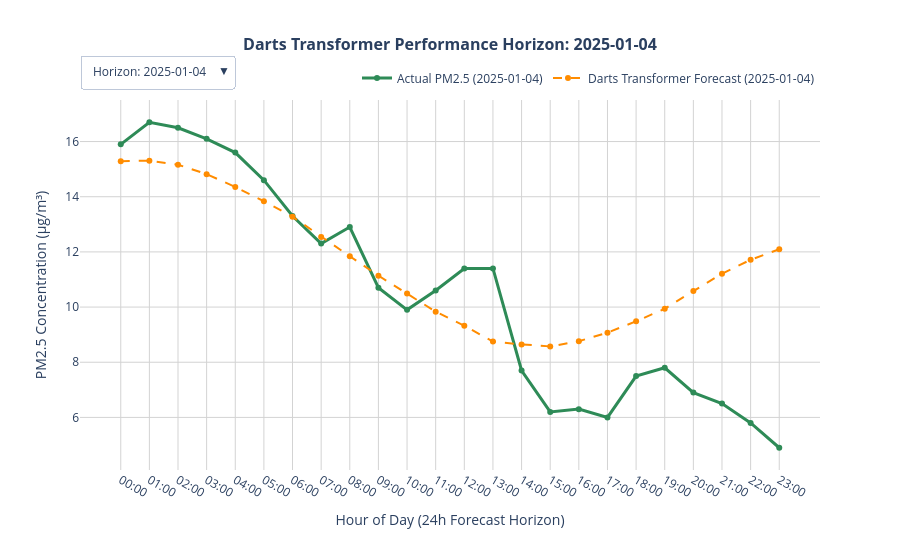

The code cell stored with this chart in its notebook:
### Code cell
import plotly.graph_objects as go

sample_indices = [0, 50, 100, 150, 200, 250, 300, 350, 400, 450, 500, 550, 600]
num_samples = len(sample_indices)

fig_darts = go.Figure()
buttons_darts = []

for idx, sample_idx in enumerate(sample_indices):
    # FIXED: Extract the single TimeSeries chunk directly from the list instead of sub-slicing
    target_chunk = true_targets[sample_idx]
    forecast_chunk = true_forecasts[sample_idx]
    
    # Extract univariate numpy arrays out of the single TimeSeries object
    true_actual_darts = target_chunk.univariate_values()
    true_pred_darts = forecast_chunk.univariate_values()
    
    # Extract the timestamps from the chunk
    window_timestamps_darts = target_chunk.time_index
    time_labels_darts = [str(t).split()[1][:5] for t in window_timestamps_darts]
    date_str_darts = str(window_timestamps_darts[0]).split()[0]
    
    fig_darts.add_trace(go.Scatter(
        x=time_labels_darts, y=true_actual_darts, mode='lines+markers',
        name=f'Actual PM2.5 ({date_str_darts})', line=dict(color='seagreen', width=3),
        visible=(idx == 0)
    ))
    fig_darts.add_trace(go.Scatter(
        x=time_labels_darts, y=true_pred_darts, mode='lines+markers',
        name=f'Darts Transformer Forecast ({date_str_darts})', line=dict(color='darkorange', width=2, dash='dash'),
        visible=(idx == 0)
    ))
    
    visibility_mask_darts = [False] * (num_samples * 2)
    visibility_mask_darts[idx * 2] = True
    visibility_mask_darts[idx * 2 + 1] = True
    
    buttons_darts.append(dict(
        label=f"Horizon: {date_str_darts}", method="update",
        args=[{"visible": visibility_mask_darts}, {"title": f"<b>Darts Transformer Performance Horizon: {date_str_darts}</b>"}]
    ))

# FIXED: Extract the date string safely from the first time series element in the list
initial_date_darts = str(true_targets[0].time_index[0]).split()[0]

fig_darts.update_layout(
    title=dict(text=f'<b>Darts Transformer Performance Horizon: {initial_date_darts}</b>', x=0.5, font=dict(size=16)),
    updatemenus=[dict(buttons=buttons_darts, direction="down", pad={"r": 10, "t": 10}, showactive=True, x=0.0, xanchor="left", y=1.15, yanchor="top")],
    xaxis=dict(title='Hour of Day (24h Forecast Horizon)', showgrid=True, gridcolor='lightgray'),
    yaxis=dict(title='PM2.5 Concentration (μg/m³)', showgrid=True, gridcolor='lightgray'),
    template='plotly_white', hovermode='x unified', height=550, width=900,
    legend=dict(orientation="h", yanchor="bottom", y=1.02, xanchor="right", x=1)
)

fig_darts.show()

### Figure 1 — Plotly figure (JSON) as saved in the notebook; plotly's stock layout.template omitted (floating-point values rounded to 4 significant figures)
{"data": [{"line": {"color": "seagreen", "width": 3}, "mode": "lines+markers", "name": "Actual PM2.5 (2025-01-04)", "type": "scatter", "visible": true, "x": ["00:00", "01:00", "02:00", "03:00", "04:00", "05:00", "06:00", "07:00", "08:00", "09:00", "10:00", "11:00", "12:00", "13:00", "14:00", "15:00", "16:00", "17:00", "18:00", "19:00", "20:00", "21:00", "22:00", "23:00"], "y": [15.9, 16.7, 16.5, 16.1, 15.6, 14.6, 13.3, 12.3, 12.9, 10.7, 9.9, 10.6, 11.4, 11.4, 7.7, 6.2, 6.3, 6.0, 7.5, 7.8, 6.9, 6.5, 5.8, 4.9]}, {"line": {"color": "darkorange", "dash": "dash", "width": 2}, "mode": "lines+markers", "name": "Darts Transformer Forecast (2025-01-04)", "type": "scatter", "visible": true, "x": ["00:00", "01:00", "02:00", "03:00", "04:00", "05:00", "06:00", "07:00", "08:00", "09:00", "10:00", "11:00", "12:00", "13:00", "14:00", "15:00", "16:00", "17:00", "18:00", "19:00", "20:00", "21:00", "22:00", "23:00"], "y": [15.29, 15.31, 15.16, 14.82, 14.36, 13.84, 13.27, 12.54, 11.84, 11.14, 10.49, 9.834, 9.322, 8.75, 8.646, 8.574, 8.762, 9.073, 9.484, 9.938, 10.58, 11.21, 11.71, 12.1]}, {"line": {"color": "seagreen", "width": 3}, "mode": "lines+markers", "name": "Actual PM2.5 (2025-01-06)", "type": "scatter", "visible": false, "x": ["02:00", "03:00", "04:00", "05:00", "06:00", "07:00", "08:00", "09:00", "10:00", "11:00", "12:00", "13:00", "14:00", "15:00", "16:00", "17:00", "18:00", "19:00", "20:00", "21:00", "22:00", "23:00", "00:00", "01:00"], "y": [3.1, 2.8, 1.7, 1.2, 1.1, 1.1, 1.1, 1.3, 1.6, 1.8, 1.8, 2.3, 2.3, 2.1, 2.1, 2.2, 2.9, 3.4, 3.5, 3.3, 3.0, 2.7, 2.4, 2.3]}, {"line": {"color": "darkorange", "dash": "dash", "width": 2}, "mode": "lines+markers", "name": "Darts Transformer Forecast (2025-01-06)", "type": "scatter", "visible": false, "x": ["02:00", "03:00", "04:00", "05:00", "06:00", "07:00", "08:00", "09:00", "10:00", "11:00", "12:00", "13:00", "14:00", "15:00", "16:00", "17:00", "18:00", "19:00", "20:00", "21:00", "22:00", "23:00", "00:00", "01:00"], "y": [3.919, 4.048, 4.211, 4.368, 4.487, 4.454, 4.467, 4.388, 4.342, 4.243, 4.118, 3.955, 3.848, 3.733, 3.802, 3.864, 4.042, 4.291, 4.471, 4.642, 4.796, 5.04, 5.254, 5.454]}, {"line": {"color": "seagreen", "width": 3}, "mode": "lines+markers", "name": "Actual PM2.5 (2025-01-08)", "type": "scatter", "visible": false, "x": ["04:00", "05:00", "06:00", "07:00", "08:00", "09:00", "10:00", "11:00", "12:00", "13:00", "14:00", "15:00", "16:00", "17:00", "18:00", "19:00", "20:00", "21:00", "22:00", "23:00", "00:00", "01:00", "02:00", "03:00"], "y": [6.0, 6.3, 6.2, 6.9, 8.5, 10.0, 9.9, 9.3, 7.7, 6.8, 6.8, 7.1, 8.1, 9.5, 11.0, 12.6, 13.3, 12.9, 13.6, 13.8, 13.5, 12.8, 14.0, 14.5]}, {"line": {"color": "darkorange", "dash": "dash", "width": 2}, "mode": "lines+markers", "name": "Darts Transformer Forecast (2025-01-08)", "type": "scatter", "visible": false, "x": ["04:00", "05:00", "06:00", "07:00", "08:00", "09:00", "10:00", "11:00", "12:00", "13:00", "14:00", "15:00", "16:00", "17:00", "18:00", "19:00", "20:00", "21:00", "22:00", "23:00", "00:00", "01:00", "02:00", "03:00"], "y": [5.675, 5.727, 5.784, 5.816, 5.8, 5.658, 5.578, 5.408, 5.296, 5.147, 4.986, 4.804, 4.691, 4.555, 4.645, 4.72, 4.925, 5.198, 5.422, 5.631, 5.851, 6.126, 6.353, 6.534]}, {"line": {"color": "seagreen", "width": 3}, "mode": "lines+markers", "name": "Actual PM2.5 (2025-01-10)", "type": "scatter", "visible": false, "x": ["06:00", "07:00", "08:00", "09:00", "10:00", "11:00", "12:00", "13:00", "14:00", "15:00", "16:00", "17:00", "18:00", "19:00", "20:00", "21:00", "22:00", "23:00", "00:00", "01:00", "02:00", "03:00", "04:00", "05:00"], "y": [12.1, 11.3, 10.4, 10.9, 11.2, 11.1, 11.3, 12.0, 12.3, 12.0, 11.5, 12.3, 14.2, 15.3, 19.2, 21.7, 22.1, 23.7, 22.8, 21.3, 21.5, 19.8, 18.8, 18.3]}, {"line": {"color": "darkorange", "dash": "dash", "width": 2}, "mode": "lines+markers", "name": "Darts Transformer Forecast (2025-01-10)", "type": "scatter", "visible": false, "x": ["06:00", "07:00", "08:00", "09:00", "10:00", "11:00", "12:00", "13:00", "14:00", "15:00", "16:00", "17:00", "18:00", "19:00", "20:00", "21:00", "22:00", "23:00", "00:00", "01:00", "02:00", "03:00", "04:00", "05:00"], "y": [13.43, 12.87, 12.31, 11.68, 11.08, 10.55, 10.15, 9.789, 9.613, 9.536, 9.49, 9.491, 9.646, 9.753, 10.18, 10.53, 10.98, 11.37, 11.74, 11.93, 12.18, 12.27, 12.21, 11.95]}, {"line": {"color": "seagreen", "width": 3}, "mode": "lines+markers", "name": "Actual PM2.5 (2025-01-12)", "type": "scatter", "visible": false, "x": ["08:00", "09:00", "10:00", "11:00", "12:00", "13:00", "14:00", "15:00", "16:00", "17:00", "18:00", "19:00", "20:00", "21:00", "22:00", "23:00", "00:00", "01:00", "02:00", "03:00", "04:00", "05:00", "06:00", "07:00"], "y": [16.1, 15.0, 13.3, 10.2, 9.1, 8.7, 7.6, 6.8, 6.9, 7.3, 7.8, 7.9, 8.3, 8.5, 8.1, 7.3, 6.7, 5.9, 6.0, 5.8, 5.8, 6.1, 6.3, 6.0]}, {"line": {"color": "darkorange", "dash": "dash", "width": 2}, "mode": "lines+markers", "name": "Darts Transformer Forecast (2025-01-12)", "type": "scatter", "visible": false, "x": ["08:00", "09:00", "10:00", "11:00", "12:00", "13:00", "14:00", "15:00", "16:00", "17:00", "18:00", "19:00", "20:00", "21:00", "22:00", "23:00", "00:00", "01:00", "02:00", "03:00", "04:00", "05:00", "06:00", "07:00"], "y": [17.84, 16.96, 16.22, 15.4, 14.81, 14.42, 14.15, 14.04, 14.09, 14.32, 14.53, 14.67, 15.0, 15.24, 15.69, 16.04, 16.35, 16.49, 16.61, 16.47, 16.37, 16.08, 15.61, 14.92]}, {"line": {"color": "seagreen", "width": 3}, "mode": "lines+markers", "name": "Actual PM2.5 (2025-01-14)", "type": "scatter", "visible": false, "x": ["10:00", "11:00", "12:00", "13:00", "14:00", "15:00", "16:00", "17:00", "18:00", "19:00", "20:00", "21:00", "22:00", "23:00", "00:00", "01:00", "02:00", "03:00", "04:00", "05:00", "06:00", "07:00", "08:00", "09:00"], "y": [9.8, 9.3, 8.2, 7.6, 7.3, 6.9, 7.6, 8.8, 9.9, 11.1, 12.1, 12.4, 12.0, 11.2, 10.3, 9.4, 9.3, 7.5, 7.2, 7.0, 6.9, 7.3, 7.9, 8.2]}, {"line": {"color": "darkorange", "dash": "dash", "width": 2}, "mode": "lines+markers", "name": "Darts Transformer Forecast (2025-01-14)", "type": "scatter", "visible": false, "x": ["10:00", "11:00", "12:00", "13:00", "14:00", "15:00", "16:00", "17:00", "18:00", "19:00", "20:00", "21:00", "22:00", "23:00", "00:00", "01:00", "02:00", "03:00", "04:00", "05:00", "06:00", "07:00", "08:00", "09:00"], "y": [9.908, 9.631, 9.52, 9.437, 9.486, 9.574, 9.722, 9.904, 10.12, 10.36, 10.56, 10.56, 10.66, 10.64, 10.75, 10.75, 10.74, 10.68, 10.59, 10.37, 10.18, 9.996, 9.775, 9.46]}, {"line": {"color": "seagreen", "width": 3}, "mode": "lines+markers", "name": "Actual PM2.5 (2025-01-16)", "type": "scatter", "visible": false, "x": ["12:00", "13:00", "14:00", "15:00", "16:00", "17:00", "18:00", "19:00", "20:00", "21:00", "22:00", "23:00", "00:00", "01:00", "02:00", "03:00", "04:00", "05:00", "06:00", "07:00", "08:00", "09:00", "10:00", "11:00"], "y": [16.4, 16.4, 15.0, 12.7, 11.9, 12.4, 13.7, 15.9, 16.8, 15.5, 13.8, 17.2, 14.2, 12.7, 11.1, 10.9, 10.1, 10.4, 10.2, 11.0, 11.5, 11.4, 10.8, 10.0]}, {"line": {"color": "darkorange", "dash": "dash", "width": 2}, "mode": "lines+markers", "name": "Darts Transformer Forecast (2025-01-16)", "type": "scatter", "visible": false, "x": ["12:00", "13:00", "14:00", "15:00", "16:00", "17:00", "18:00", "19:00", "20:00", "21:00", "22:00", "23:00", "00:00", "01:00", "02:00", "03:00", "04:00", "05:00", "06:00", "07:00", "08:00", "09:00", "10:00", "11:00"], "y": [16.97, 16.45, 16.32, 16.2, 16.49, 16.99, 17.42, 18.02, 18.51, 19.1, 19.55, 19.55, 19.66, 19.59, 19.47, 19.23, 18.78, 18.17, 17.59, 16.8, 16.07, 15.38, 14.63, 13.83]}, {"line": {"color": "seagreen", "width": 3}, "mode": "lines+markers", "name": "Actual PM2.5 (2025-01-18)", "type": "scatter", "visible": false, "x": ["14:00", "15:00", "16:00", "17:00", "18:00", "19:00", "20:00", "21:00", "22:00", "23:00", "00:00", "01:00", "02:00", "03:00", "04:00", "05:00", "06:00", "07:00", "08:00", "09:00", "10:00", "11:00", "12:00", "13:00"], "y": [11.7, 10.9, 11.2, 16.0, 17.8, 19.7, 21.6, 23.1, 22.6, 22.1, 20.6, 22.2, 22.7, 22.8, 23.9, 22.3, 18.9, 15.7, 15.4, 15.5, 15.4, 15.6, 16.8, 14.8]}, {"line": {"color": "darkorange", "dash": "dash", "width": 2}, "mode": "lines+markers", "name": "Darts Transformer Forecast (2025-01-18)", "type": "scatter", "visible": false, "x": ["14:00", "15:00", "16:00", "17:00", "18:00", "19:00", "20:00", "21:00", "22:00", "23:00", "00:00", "01:00", "02:00", "03:00", "04:00", "05:00", "06:00", "07:00", "08:00", "09:00", "10:00", "11:00", "12:00", "13:00"], "y": [15.4, 15.17, 15.31, 15.47, 15.98, 16.65, 17.18, 17.79, 18.21, 18.69, 19.01, 18.83, 18.74, 18.45, 18.13, 17.7, 17.1, 16.41, 15.78, 15.0, 14.33, 13.75, 13.19, 12.6]}, {"line": {"color": "seagreen", "width": 3}, "mode": "lines+markers", "name": "Actual PM2.5 (2025-01-20)", "type": "scatter", "visible": false, "x": ["16:00", "17:00", "18:00", "19:00", "20:00", "21:00", "22:00", "23:00", "00:00", "01:00", "02:00", "03:00", "04:00", "05:00", "06:00", "07:00", "08:00", "09:00", "10:00", "11:00", "12:00", "13:00", "14:00", "15:00"], "y": [9.0, 9.8, 10.7, 12.4, 13.2, 14.8, 16.0, 16.4, 15.7, 16.4, 16.4, 15.8, 15.5, 16.1, 15.5, 16.0, 17.3, 19.0, 19.4, 20.7, 21.4, 20.6, 18.8, 17.4]}, {"line": {"color": "darkorange", "dash": "dash", "width": 2}, "mode": "lines+markers", "name": "Darts Transformer Forecast (2025-01-20)", "type": "scatter", "visible": false, "x": ["16:00", "17:00", "18:00", "19:00", "20:00", "21:00", "22:00", "23:00", "00:00", "01:00", "02:00", "03:00", "04:00", "05:00", "06:00", "07:00", "08:00", "09:00", "10:00", "11:00", "12:00", "13:00", "14:00", "15:00"], "y": [11.8, 11.85, 12.18, 12.56, 13.15, 13.81, 14.33, 14.83, 15.14, 15.43, 15.61, 15.33, 15.11, 14.7, 14.33, 13.85, 13.3, 12.73, 12.22, 11.62, 11.15, 10.81, 10.52, 10.23]}, {"line": {"color": "seagreen", "width": 3}, "mode": "lines+markers", "name": "Actual PM2.5 (2025-01-22)", "type": "scatter", "visible": false, "x": ["18:00", "19:00", "20:00", "21:00", "22:00", "23:00", "00:00", "01:00", "02:00", "03:00", "04:00", "05:00", "06:00", "07:00", "08:00", "09:00", "10:00", "11:00", "12:00", "13:00", "14:00", "15:00", "16:00", "17:00"], "y": [17.8, 22.2, 25.9, 24.6, 23.5, 21.9, 20.0, 18.9, 15.5, 11.7, 11.2, 6.2, 3.9, 3.5, 3.2, 2.5, 2.3, 1.9, 1.7, 1.7, 2.6, 3.1, 3.3, 3.4]}, {"line": {"color": "darkorange", "dash": "dash", "width": 2}, "mode": "lines+markers", "name": "Darts Transformer Forecast (2025-01-22)", "type": "scatter", "visible": false, "x": ["18:00", "19:00", "20:00", "21:00", "22:00", "23:00", "00:00", "01:00", "02:00", "03:00", "04:00", "05:00", "06:00", "07:00", "08:00", "09:00", "10:00", "11:00", "12:00", "13:00", "14:00", "15:00", "16:00", "17:00"], "y": [17.32, 17.61, 18.14, 18.57, 19.23, 19.94, 20.32, 20.62, 20.58, 20.49, 20.28, 19.49, 18.78, 17.87, 17.05, 16.22, 15.36, 14.57, 13.95, 13.39, 13.04, 12.93, 12.86, 12.84]}, {"line": {"color": "seagreen", "width": 3}, "mode": "lines+markers", "name": "Actual PM2.5 (2025-01-24)", "type": "scatter", "visible": false, "x": ["20:00", "21:00", "22:00", "23:00", "00:00", "01:00", "02:00", "03:00", "04:00", "05:00", "06:00", "07:00", "08:00", "09:00", "10:00", "11:00", "12:00", "13:00", "14:00", "15:00", "16:00", "17:00", "18:00", "19:00"], "y": [4.1, 4.9, 5.0, 5.2, 4.6, 3.1, 3.2, 3.7, 5.2, 4.6, 4.7, 4.9, 5.1, 5.3, 5.0, 4.5, 4.3, 3.7, 3.2, 3.7, 4.1, 5.0, 6.9, 7.6]}, {"line": {"color": "darkorange", "dash": "dash", "width": 2}, "mode": "lines+markers", "name": "Darts Transformer Forecast (2025-01-24)", "type": "scatter", "visible": false, "x": ["20:00", "21:00", "22:00", "23:00", "00:00", "01:00", "02:00", "03:00", "04:00", "05:00", "06:00", "07:00", "08:00", "09:00", "10:00", "11:00", "12:00", "13:00", "14:00", "15:00", "16:00", "17:00", "18:00", "19:00"], "y": [4.459, 4.708, 5.044, 5.398, 5.746, 5.957, 6.155, 6.242, 6.279, 6.241, 6.151, 5.9, 5.69, 5.421, 5.297, 5.144, 5.081, 5.099, 5.082, 5.074, 5.093, 5.249, 5.426, 5.611]}, {"line": {"color": "seagreen", "width": 3}, "mode": "lines+markers", "name": "Actual PM2.5 (2025-01-26)", "type": "scatter", "visible": false, "x": ["22:00", "23:00", "00:00", "01:00", "02:00", "03:00", "04:00", "05:00", "06:00", "07:00", "08:00", "09:00", "10:00", "11:00", "12:00", "13:00", "14:00", "15:00", "16:00", "17:00", "18:00", "19:00", "20:00", "21:00"], "y": [3.0, 2.4, 1.7, 1.7, 2.8, 2.9, 2.7, 3.2, 2.9, 3.2, 2.8, 3.0, 2.9, 2.7, 2.6, 2.6, 2.7, 2.6, 2.7, 2.9, 3.3, 3.3, 3.6, 3.8]}, {"line": {"color": "darkorange", "dash": "dash", "width": 2}, "mode": "lines+markers", "name": "Darts Transformer Forecast (2025-01-26)", "type": "scatter", "visible": false, "x": ["22:00", "23:00", "00:00", "01:00", "02:00", "03:00", "04:00", "05:00", "06:00", "07:00", "08:00", "09:00", "10:00", "11:00", "12:00", "13:00", "14:00", "15:00", "16:00", "17:00", "18:00", "19:00", "20:00", "21:00"], "y": [3.858, 4.18, 4.525, 4.855, 5.122, 5.207, 5.279, 5.206, 5.099, 4.903, 4.672, 4.345, 4.06, 3.747, 3.626, 3.512, 3.538, 3.682, 3.789, 3.947, 4.123, 4.449, 4.775, 5.12]}, {"line": {"color": "seagreen", "width": 3}, "mode": "lines+markers", "name": "Actual PM2.5 (2025-01-29)", "type": "scatter", "visible": false, "x": ["00:00", "01:00", "02:00", "03:00", "04:00", "05:00", "06:00", "07:00", "08:00", "09:00", "10:00", "11:00", "12:00", "13:00", "14:00", "15:00", "16:00", "17:00", "18:00", "19:00", "20:00", "21:00", "22:00", "23:00"], "y": [3.9, 3.9, 4.0, 4.0, 4.0, 3.9, 4.1, 4.5, 5.2, 5.8, 6.1, 5.6, 4.3, 3.8, 5.4, 5.8, 4.7, 4.3, 5.0, 5.6, 5.7, 5.9, 5.9, 5.7]}, {"line": {"color": "darkorange", "dash": "dash", "width": 2}, "mode": "lines+markers", "name": "Darts Transformer Forecast (2025-01-29)", "type": "scatter", "visible": false, "x": ["00:00", "01:00", "02:00", "03:00", "04:00", "05:00", "06:00", "07:00", "08:00", "09:00", "10:00", "11:00", "12:00", "13:00", "14:00", "15:00", "16:00", "17:00", "18:00", "19:00", "20:00", "21:00", "22:00", "23:00"], "y": [3.968, 4.235, 4.52, 4.789, 4.995, 5.026, 5.063, 4.965, 4.857, 4.67, 4.453, 4.165, 3.925, 3.665, 3.602, 3.545, 3.627, 3.817, 3.961, 4.14, 4.33, 4.649, 4.958, 5.272]}], "layout": {"height": 550, "hovermode": "x unified", "legend": {"orientation": "h", "x": 1, "xanchor": "right", "y": 1.02, "yanchor": "bottom"}, "title": {"font": {"size": 16}, "text": "<b>Darts Transformer Performance Horizon: 2025-01-04</b>", "x": 0.5}, "updatemenus": [{"buttons": [{"args": [{"visible": [true, true, false, false, false, false, false, false, false, false, false, false, false, false, false, false, false, false, false, false, false, false, false, false, false, false]}, {"title": "<b>Darts Transformer Performance Horizon: 2025-01-04</b>"}], "label": "Horizon: 2025-01-04", "method": "update"}, {"args": [{"visible": [false, false, true, true, false, false, false, false, false, false, false, false, false, false, false, false, false, false, false, false, false, false, false, false, false, false]}, {"title": "<b>Darts Transformer Performance Horizon: 2025-01-06</b>"}], "label": "Horizon: 2025-01-06", "method": "update"}, {"args": [{"visible": [false, false, false, false, true, true, false, false, false, false, false, false, false, false, false, false, false, false, false, false, false, false, false, false, false, false]}, {"title": "<b>Darts Transformer Performance Horizon: 2025-01-08</b>"}], "label": "Horizon: 2025-01-08", "method": "update"}, {"args": [{"visible": [false, false, false, false, false, false, true, true, false, false, false, false, false, false, false, false, false, false, false, false, false, false, false, false, false, false]}, {"title": "<b>Darts Transformer Performance Horizon: 2025-01-10</b>"}], "label": "Horizon: 2025-01-10", "method": "update"}, {"args": [{"visible": [false, false, false, false, false, false, false, false, true, true, false, false, false, false, false, false, false, false, false, false, false, false, false, false, false, false]}, {"title": "<b>Darts Transformer Performance Horizon: 2025-01-12</b>"}], "label": "Horizon: 2025-01-12", "method": "update"}, {"args": [{"visible": [false, false, false, false, false, false, false, false, false, false, true, true, false, false, false, false, false, false, false, false, false, false, false, false, false, false]}, {"title": "<b>Darts Transformer Performance Horizon: 2025-01-14</b>"}], "label": "Horizon: 2025-01-14", "method": "update"}, {"args": [{"visible": [false, false, false, false, false, false, false, false, false, false, false, false, true, true, false, false, false, false, false, false, false, false, false, false, false, false]}, {"title": "<b>Darts Transformer Performance Horizon: 2025-01-16</b>"}], "label": "Horizon: 2025-01-16", "method": "update"}, {"args": [{"visible": [false, false, false, false, false, false, false, false, false, false, false, false, false, false, true, true, false, false, false, false, false, false, false, false, false, false]}, {"title": "<b>Darts Transformer Performance Horizon: 2025-01-18</b>"}], "label": "Horizon: 2025-01-18", "method": "update"}, {"args": [{"visible": [false, false, false, false, false, false, false, false, false, false, false, false, false, false, false, false, true, true, false, false, false, false, false, false, false, false]}, {"title": "<b>Darts Transformer Performance Horizon: 2025-01-20</b>"}], "label": "Horizon: 2025-01-20", "method": "update"}, {"args": [{"visible": [false, false, false, false, false, false, false, false, false, false, false, false, false, false, false, false, false, false, true, true, false, false, false, false, false, false]}, {"title": "<b>Darts Transformer Performance Horizon: 2025-01-22</b>"}], "label": "Horizon: 2025-01-22", "method": "update"}, {"args": [{"visible": [false, false, false, false, false, false, false, false, false, false, false, false, false, false, false, false, false, false, false, false, true, true, false, false, false, false]}, {"title": "<b>Darts Transformer Performance Horizon: 2025-01-24</b>"}], "label": "Horizon: 2025-01-24", "method": "update"}, {"args": [{"visible": [false, false, false, false, false, false, false, false, false, false, false, false, false, false, false, false, false, false, false, false, false, false, true, true, false, false]}, {"title": "<b>Darts Transformer Performance Horizon: 2025-01-26</b>"}], "label": "Horizon: 2025-01-26", "method": "update"}, {"args": [{"visible": [false, false, false, false, false, false, false, false, false, false, false, false, false, false, false, false, false, false, false, false, false, false, false, false, true, true]}, {"title": "<b>Darts Transformer Performance Horizon: 2025-01-29</b>"}], "label": "Horizon: 2025-01-29", "method": "update"}], "direction": "down", "pad": {"r": 10, "t": 10}, "showactive": true, "x": 0, "xanchor": "left", "y": 1.15, "yanchor": "top"}], "width": 900, "xaxis": {"gridcolor": "lightgray", "showgrid": true, "title": {"text": "Hour of Day (24h Forecast Horizon)"}}, "yaxis": {"gridcolor": "lightgray", "showgrid": true, "title": {"text": "PM2.5 Concentration (μg/m³)"}}}}
